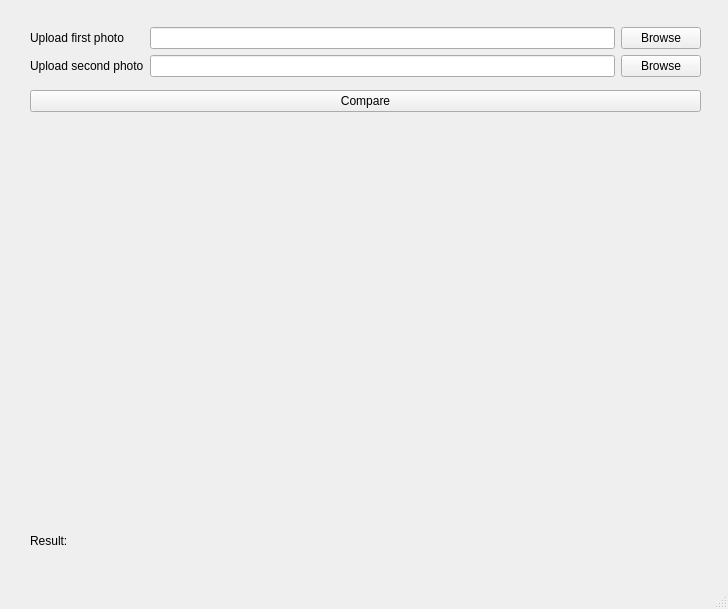
<?xml version="1.0" encoding="UTF-8"?>
<ui version="4.0">
 <class>MainWindow</class>
 <widget class="QMainWindow" name="MainWindow">
  <property name="geometry">
   <rect>
    <x>0</x>
    <y>0</y>
    <width>728</width>
    <height>609</height>
   </rect>
  </property>
  <property name="windowTitle">
   <string>MainWindow</string>
  </property>
  <widget class="QWidget" name="centralwidget">
   <widget class="QLabel" name="label_3">
    <property name="geometry">
     <rect>
      <x>70</x>
      <y>130</y>
      <width>241</width>
      <height>351</height>
     </rect>
    </property>
    <property name="text">
     <string/>
    </property>
   </widget>
   <widget class="QLabel" name="label_4">
    <property name="geometry">
     <rect>
      <x>410</x>
      <y>130</y>
      <width>251</width>
      <height>351</height>
     </rect>
    </property>
    <property name="text">
     <string/>
    </property>
   </widget>
   <widget class="QLabel" name="label_5">
    <property name="geometry">
     <rect>
      <x>30</x>
      <y>530</y>
      <width>71</width>
      <height>21</height>
     </rect>
    </property>
    <property name="text">
     <string>Result:</string>
    </property>
   </widget>
   <widget class="QWidget" name="">
    <property name="geometry">
     <rect>
      <x>30</x>
      <y>20</y>
      <width>671</width>
      <height>101</height>
     </rect>
    </property>
    <layout class="QGridLayout" name="gridLayout_2">
     <item row="0" column="0">
      <layout class="QGridLayout" name="gridLayout">
       <item row="0" column="0">
        <widget class="QLabel" name="label">
         <property name="text">
          <string>Upload first photo</string>
         </property>
        </widget>
       </item>
       <item row="2" column="1">
        <widget class="QLineEdit" name="lineEdit_2"/>
       </item>
       <item row="0" column="1">
        <widget class="QLineEdit" name="lineEdit"/>
       </item>
       <item row="2" column="0">
        <widget class="QLabel" name="label_2">
         <property name="text">
          <string>Upload second photo</string>
         </property>
        </widget>
       </item>
       <item row="2" column="2">
        <widget class="QPushButton" name="pushButton_2">
         <property name="text">
          <string>Browse</string>
         </property>
        </widget>
       </item>
       <item row="0" column="2">
        <widget class="QPushButton" name="pushButton">
         <property name="text">
          <string>Browse</string>
         </property>
        </widget>
       </item>
      </layout>
     </item>
     <item row="1" column="0">
      <widget class="QPushButton" name="pushButton_3">
       <property name="text">
        <string>Compare</string>
       </property>
      </widget>
     </item>
    </layout>
   </widget>
  </widget>
  <widget class="QMenuBar" name="menubar">
   <property name="geometry">
    <rect>
     <x>0</x>
     <y>0</y>
     <width>728</width>
     <height>21</height>
    </rect>
   </property>
  </widget>
  <widget class="QStatusBar" name="statusbar"/>
 </widget>
 <resources/>
 <connections/>
</ui>
